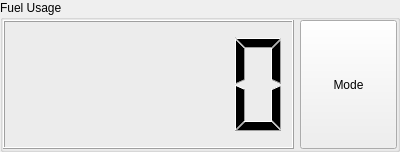
<?xml version="1.0" encoding="UTF-8"?>
<ui version="4.0">
 <class>FuelUsageDisp</class>
 <widget class="QWidget" name="FuelUsageDisp">
  <property name="geometry">
   <rect>
    <x>0</x>
    <y>0</y>
    <width>400</width>
    <height>152</height>
   </rect>
  </property>
  <property name="windowTitle">
   <string>Fuel Usage</string>
  </property>
  <layout class="QGridLayout" name="gridLayout">
   <property name="leftMargin">
    <number>0</number>
   </property>
   <property name="topMargin">
    <number>0</number>
   </property>
   <property name="rightMargin">
    <number>0</number>
   </property>
   <property name="bottomMargin">
    <number>0</number>
   </property>
   <item row="0" column="0">
    <widget class="QGroupBox" name="fuelBox">
     <property name="title">
      <string>Fuel Usage</string>
     </property>
     <layout class="QHBoxLayout" name="hlay1" stretch="3,1">
      <property name="leftMargin">
       <number>0</number>
      </property>
      <property name="topMargin">
       <number>0</number>
      </property>
      <property name="rightMargin">
       <number>0</number>
      </property>
      <property name="bottomMargin">
       <number>0</number>
      </property>
      <item>
       <widget class="QLCDNumber" name="lcdNumber"/>
      </item>
      <item>
       <widget class="QPushButton" name="modeButton">
        <property name="sizePolicy">
         <sizepolicy hsizetype="Minimum" vsizetype="Minimum">
          <horstretch>0</horstretch>
          <verstretch>0</verstretch>
         </sizepolicy>
        </property>
        <property name="text">
         <string>Mode</string>
        </property>
       </widget>
      </item>
     </layout>
    </widget>
   </item>
  </layout>
 </widget>
 <resources/>
 <connections/>
</ui>
